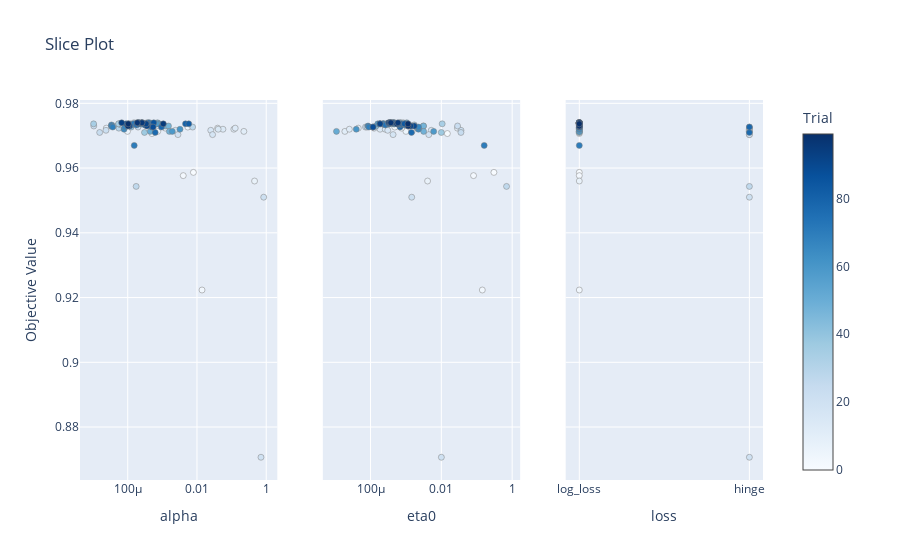

Notebook cell for this chart:
### Code cell
from optuna.visualization import plot_slice

plot_slice(study)
